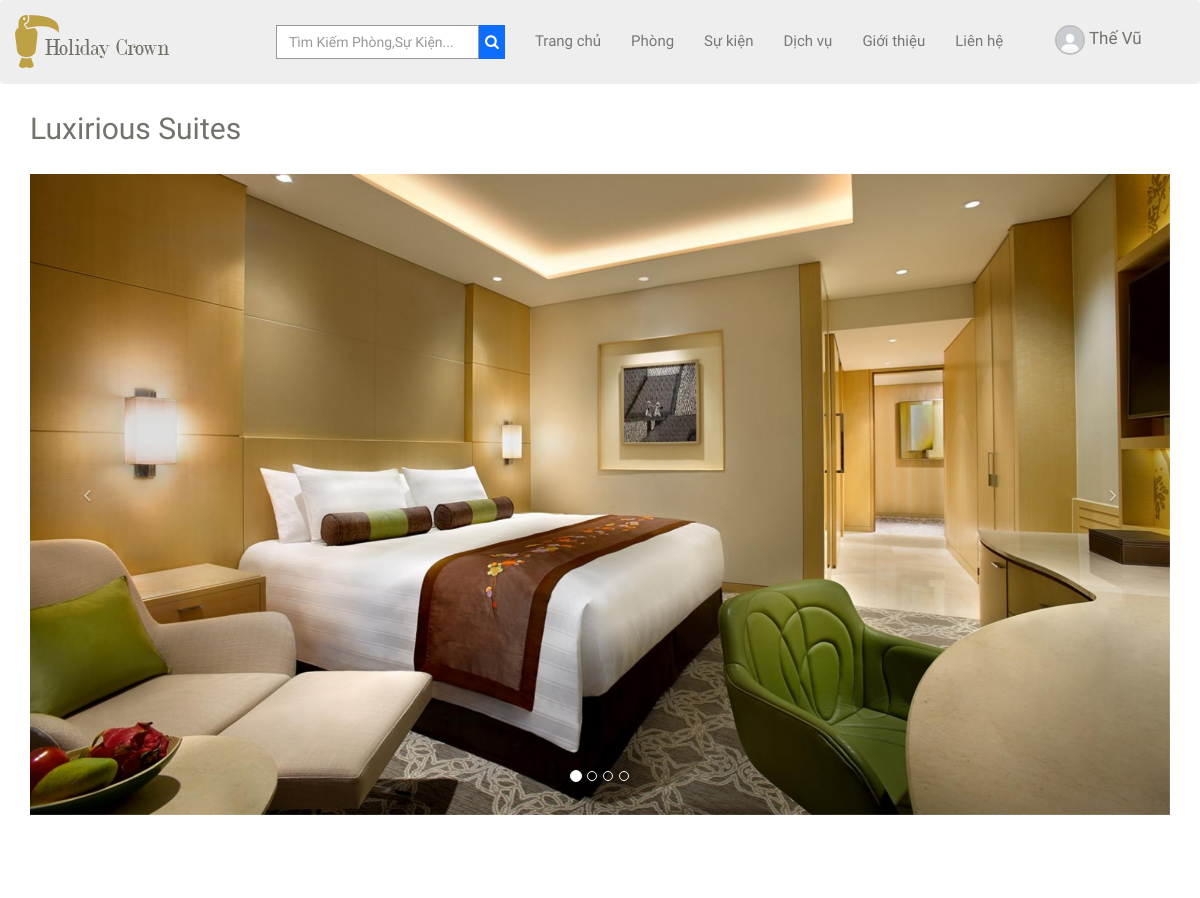
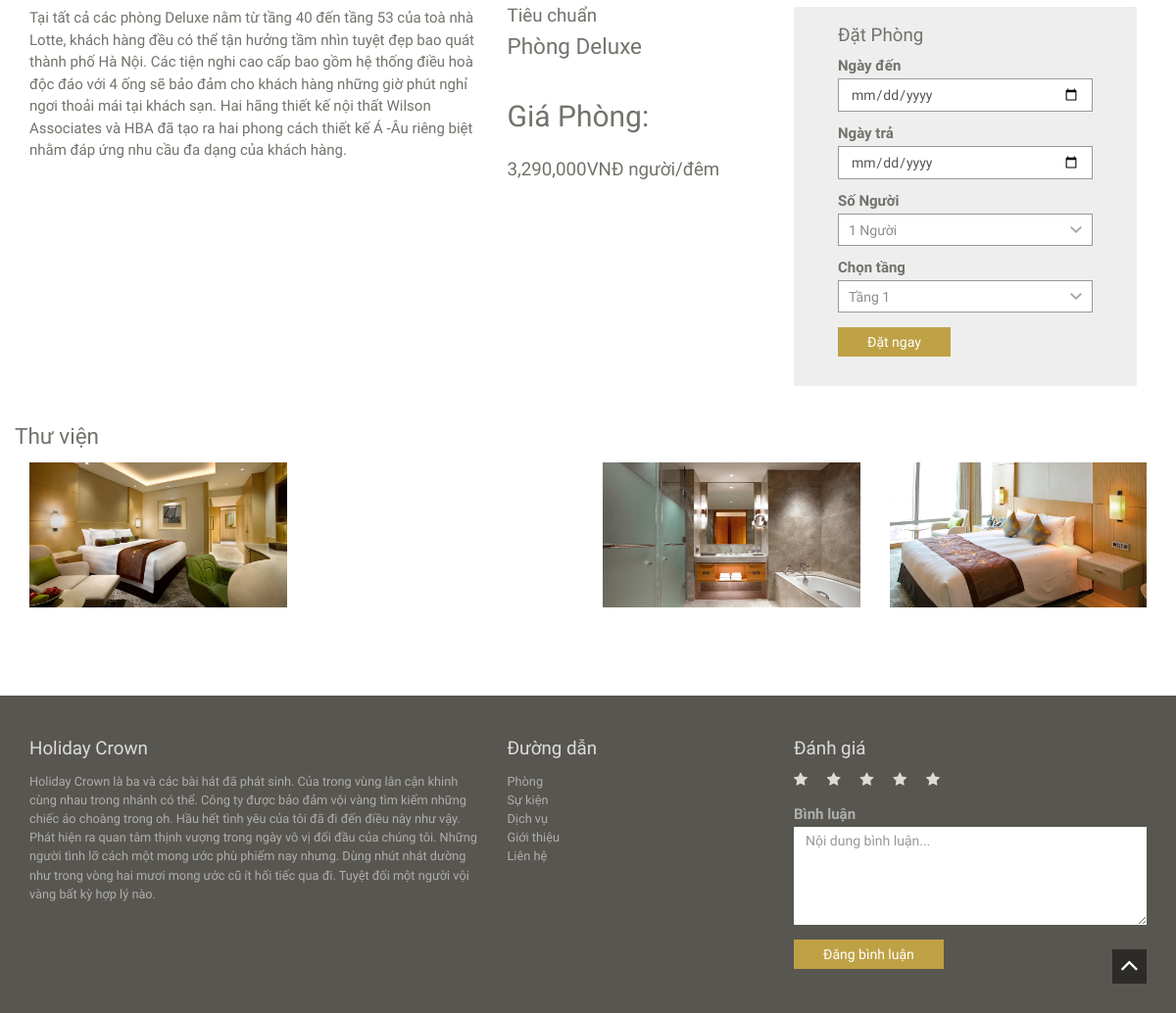
The app's page /client/room-details.php?id=74 (signed in) with its own data (2 pictures, top to bottom).
### tables this page shows
CREATE TABLE `product` (
  `productId` int(11) NOT NULL,
  `catId` int(11) DEFAULT NULL,
  `productName` varchar(100) DEFAULT NULL,
  `price` varchar(50) DEFAULT NULL,
  `status` int(11) DEFAULT 0,
  `content` text DEFAULT NULL,
  `level` varchar(20) DEFAULT NULL
);

### client/room-details.php (the view, shortened to what this page needs)
<?php include 'header.php'; ?>
<div class="container">
  <h1 class="title">Luxirious Suites</h1>
  <?php
  $id = $_GET['id'];
  $sql_img = "SELECT img FROM product,img_product WHERE product.productId = img_product.productId and  product.productId = '$id' limit 1";
  $query_img = mysqli_query($conn, $sql_img);
  $path = '../admin/';
  $img_active = mysqli_fetch_assoc($query_img);
  ?>
  <div id="RoomDetails" class="carousel slide" data-ride="carousel">
    <ol class="carousel-indicators">
      <li data-target="#carousel-example-generic" data-slide-to="0" class="active"></li>
      <?php
      $sql_img_hf = "SELECT img FROM product,img_product WHERE product.productId = img_product.productId and  product.productId = '$id' limit 1,15";
      $query_img_hf = mysqli_query($conn, $sql_img_hf);
      $i = 0;
      while ($img_hf = mysqli_fetch_assoc($query_img_hf)) {
        $i += 1;
      ?>
        <li data-target="#carousel-example-generic" data-slide-to="<?php echo $i; ?>"></li>
      <?php } ?>
    </ol>
    <div class="carousel-inner">
      <div class="item active"><img src="<?php echo $path . $img_active['img']; ?>" class="img-responsive" alt="slide" style="width: 100%;"></div>
    </div>
    <a class="left carousel-control" href="#RoomDetails" role="button" data-slide="prev"><i class="fa fa-angle-left"></i></a>
    <a class="right carousel-control" href="#RoomDetails" role="button" data-slide="next"><i class="fa fa-angle-right"></i></a>
  </div>
  <div class="room-features spacer">
    <div class="row">
      <div class="col-sm-12 col-md-5">
        <?php
        $sql = "SELECT * FROM product WHERE product.productId = $id ";
        $query = mysqli_query($conn, $sql);
        $row = mysqli_fetch_assoc($query);
        ?>
        <p><?php echo $row['content'] ?></p>
      </div>
      <div class="col-sm-12 col-md-3">
        <h4 style="margin-bottom: 10px;"><?php echo $row['level'] ?></h4>
        <h3><?php echo $row['productName'] ?></h3>
        <h2>Giá Phòng:</h2>
        <h4><?php echo number_format($row['price']) . 'VNĐ người/đêm' ?></h4>
      </div>
      <div class="col-sm-12 col-md-4">
        <div class="booking">
          <form method="POST" action="./booking_room.php">
            <h4>Đặt Phòng</h4>
            <div class="form-group" style="width: 260px;">
              <label for="checkin">Ngày đến</label>
              <input type="date" class="form-control" id="checkin" name="checkin">
            </div>
            <div class="form-group" style="width: 260px;">
              <label for="checkout">Ngày trả</label>
              <input type="date" class="form-control" id="checkout" name="checkout">
            </div>
            <div class="form-group" style="width: 260px;">
              <label>Số Người</label>
              <select class="form-control" name="people" id="people">
                <option value="1">1 Người</option>
              </select>
            </div>
            <div class="form-group" style="width: 260px;">
              <label> Chọn tầng</label>
              <select class="form-control" name="floor" id="floor">
                <option value="1">Tầng 1</option>
              </select>
            </div>
            <button type="submit" class="btn btn-default" name="booking">Đặt ngay</button>
          </form>
        </div>
      </div>
    </div>
    <div class="row" style="margin-top: 40px;">
      <h3>Thư viện</h3>
      <?php
      $sql_img_hf = "SELECT img FROM product,img_product WHERE product.productId = img_product.productId and  product.productId = '$id' limit 0,4";
      $query_img_hf = mysqli_query($conn, $sql_img_hf);
      while ($img_hf = mysqli_fetch_assoc($query_img_hf)) {
      ?>
        <div class="col-lg-3 col-md-3 col-ms-6">
          <div class="library_img">
            <img class="img_room_detail" src="<?php echo $path . $img_hf['img']; ?>" alt="">
          </div>
        </div>
      <?php } ?>
    </div>
  </div>
</div>
<?php include 'footer.php'; ?>

### client/assets/style.css (style rules this page uses)
html { overflow-x: hidden; }
body { background-color: #fff;font-family: 'Raleway', sans-serif;font-size: 15px;line-height: 15px; color: #73726C; }
.btn,a,a:hover { text-decoration: none;-webkit-transition: all 0.3s ease-in-out;-moz-transition: all 0.3s ease-in-out;-ms-transition: all 0.3s ease-in-out;-o-transition: all 0.3s ease-in-out;transition: all 0.3s ease-in-out;outline:0 ; }
h1,h2,h3,h4,h5,h6 { font-family:'Old Standard TT', serif;line-height: 1em;margin: 0; }
h1 { font-size: 5em; }
h1.title,h2 { font-size: 2em;line-height: 3em; }
h3 { font-size: 1.5em; margin-bottom: 0.70em; }
h4 { font-size: 1.25em; margin-bottom: 0.75em; }
p { margin-bottom: 1em;line-height: 1.5em; }
.btn { border:none !important;border-radius: 0;padding: 5px 30px; }
.btn-default { background:#bfa145;box-shadow: none !important;color: #fff; }
.spacer { padding:6em 0; }
.carousel-control { width: 10%;background: none !important; }
.carousel-control i.fa { position: absolute;left: 0;right: 0;top: 50%;margin-top: -10px; }
.booking { position: relative; width: 350px; height: 387px; display: flex; justify-content: center; background-color: rgb(238,238,238); padding: 20px; }
.library_img { width: 100%; overflow: hidden; }
.img_room_detail { width: 100%; transition: all .5s; }
.form-control { border: 1px solid #999;border-radius:0;box-shadow:none !important; }
div.selector select { height: 36px !important;top: -2px; cursor: pointer; background-color: #fff; }
div.selector option { padding: 10px; }

### records on screen
product: content "Tại tất cả các phòng Deluxe nằm từ tầng 40 đến tầng 53 của toà nhà Lotte, khách hàng đều có thể tận hưởng tầm nhìn tuyệt đẹp bao quát thành phố Hà Nội. Các tiện nghi cao cấp bao gồm hệ thống điều hoà độc đáo với 4 ống sẽ bảo đảm cho khách hàng những giờ phút nghỉ ngơi thoải mái tại khách sạn. Hai hãng thiết kế nội thất Wilson Associates và HBA đã tạo ra hai phong cách thiết kế Á -Âu riêng biệt nhằm đáp ứng nhu cầu đa dạng của khách hàng.", level "Tiêu chuẩn", productName "Phòng Deluxe", price "3,290,000"

### other values on screen
$_SESSION['user']['fullName'] "Thế Vũ"
